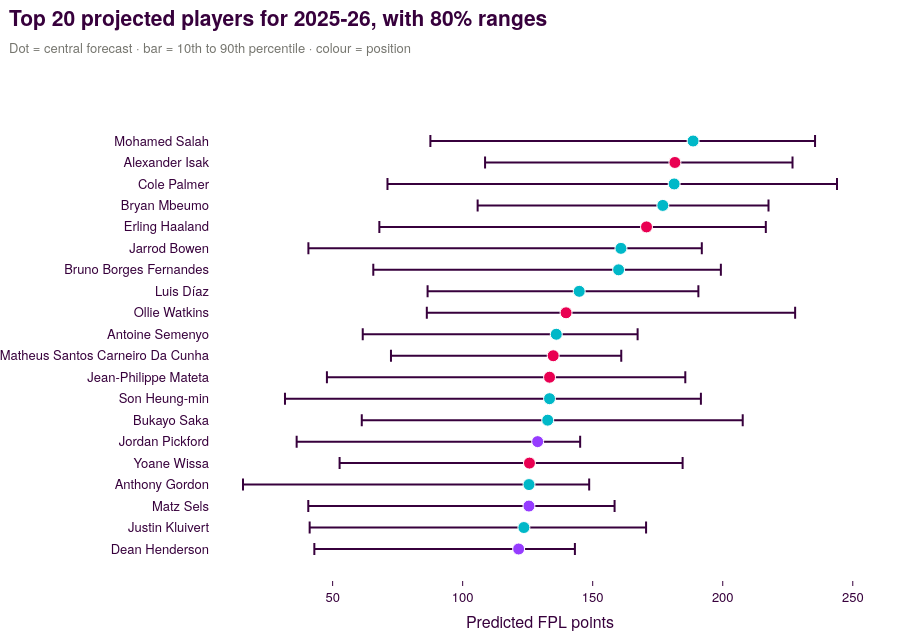

Notebook source saved alongside this figure:
### Markdown cell above
### 4.4 · Project 2025/26 points and pick the best XI

### Code cell
predicted_points_next = pd.DataFrame()
if points_holdout_model is not None:
    # Refit on every season, then project the season after the last one in the data
    points_final_model = make_points_pipeline()
    points_final_model.fit(player_lagged[points_feature_cols], player_lagged["total_points"])
    latest_players, projection_label = latest_season_as_features()
    latest_players["predicted_next_points"] = np.clip(points_final_model.predict(latest_players[points_feature_cols]), 0, None)
    # 80% range from the two quantile models, refitted on every season like the main model
    for q, col in [(0.1, "points_low"), (0.9, "points_high")]:
        model_q = make_points_pipeline(quantile=q).fit(player_lagged[points_feature_cols], player_lagged["total_points"])
        latest_players[col] = np.clip(model_q.predict(latest_players[points_feature_cols]), 0, None)
    latest_players["points_high"] = np.maximum(latest_players["points_high"], latest_players["points_low"])
    latest_players["points_range"] = (latest_players["points_low"].round().astype(int).astype(str) + "–"
                                      + latest_players["points_high"].round().astype(int).astype(str))
    predicted_points_next = latest_players.sort_values("predicted_next_points", ascending=False)

    print(f"Projected season: {projection_label} (features from {season_label(int(latest_year))} and earlier)")
    display(pl_table(predicted_points_next[["player", "position", "team", "total_points", "now_cost", "predicted_next_points", "points_range"]]
                     .head(10).rename(columns={"total_points": "2024/25 pts", "now_cost": "£m",
                                               "predicted_next_points": f"Predicted {projection_label} pts", "points_range": "80% range"}),
                     precision=1))

    # Range chart: the 20 highest projections, with their 80% ranges as error bars
    top20 = predicted_points_next.head(20).iloc[::-1]
    fig_ranges = go.Figure(go.Scatter(
        x=top20["predicted_next_points"], y=top20["player"], mode="markers",
        marker=dict(size=12, color=[POS_COLORS[p] for p in top20["position"]], line=dict(color="white", width=1)),
        error_x=dict(type="data", symmetric=False, array=top20["points_high"] - top20["predicted_next_points"],
                     arrayminus=top20["predicted_next_points"] - top20["points_low"], color=PL["purple"], thickness=2, width=6),
        customdata=top20[["team", "points_range"]].to_numpy(),
        hovertemplate="<b>%{y}</b> (%{customdata[0]})<br>Predicted %{x:.0f} pts · 80% range %{customdata[1]}<extra></extra>"))
    fig_ranges.update_layout(title=pl_title(f"Top 20 projected players for {projection_label}, with 80% ranges",
                                            "Dot = central forecast · bar = 10th to 90th percentile · colour = position"),
                             xaxis_title="Predicted FPL points", yaxis=dict(showgrid=False), height=640, margin=dict(l=210))
    fig_ranges.show()

### Figure 1 — Plotly figure (JSON) as saved in the notebook; plotly's stock layout.template omitted (floating-point values rounded to 4 significant figures)
{"data": [{"customdata": [["Crystal Palace", "43–143"], ["Bournemouth", "41–171"], ["Nott'm Forest", "41–158"], ["Newcastle", "16–149"], ["Brentford", "53–185"], ["Everton", "36–145"], ["Arsenal", "61–208"], ["Tottenham", "32–192"], ["Crystal Palace", "48–186"], ["Man United", "72–161"], ["Bournemouth", "62–167"], ["Aston Villa", "86–228"], ["Liverpool", "87–191"], ["Man United", "66–199"], ["West Ham", "41–192"], ["Man City", "68–217"], ["Man United", "106–218"], ["Chelsea", "71–244"], ["Newcastle", "109–227"], ["Liverpool", "88–235"]], "error_x": {"array": [21.63, 46.99, 32.93, 23.14, 58.89, 16.34, 74.98, 58.2, 52.19, 26.17, 31.28, 88.09, 45.82, 39.32, 31.1, 45.87, 40.63, 62.62, 45.22, 46.9], "arrayminus": [78.56, 82.37, 84.85, 110.0, 73.01, 92.67, 71.5, 101.7, 85.61, 62.38, 74.42, 53.54, 58.3, 94.33, 120.2, 102.7, 71.21, 110.2, 73.0, 101.0], "color": "#37003C", "symmetric": false, "thickness": 2, "type": "data", "width": 6}, "hovertemplate": "<b>%{y}</b> (%{customdata[0]})<br>Predicted %{x:.0f} pts · 80% range %{customdata[1]}<extra></extra>", "marker": {"color": ["#963CFF", "#00B8C8", "#963CFF", "#00B8C8", "#E90052", "#963CFF", "#00B8C8", "#00B8C8", "#E90052", "#E90052", "#00B8C8", "#E90052", "#00B8C8", "#00B8C8", "#00B8C8", "#E90052", "#00B8C8", "#00B8C8", "#E90052", "#00B8C8"], "line": {"color": "white", "width": 1}, "size": 12}, "mode": "markers", "type": "scatter", "x": [121.5, 123.5, 125.5, 125.5, 125.7, 128.8, 132.7, 133.4, 133.4, 134.8, 136.0, 139.8, 144.8, 160.0, 160.9, 170.7, 177.0, 181.3, 181.6, 188.6], "y": ["Dean Henderson", "Justin Kluivert", "Matz Sels", "Anthony Gordon", "Yoane Wissa", "Jordan Pickford", "Bukayo Saka", "Son Heung-min", "Jean-Philippe Mateta", "Matheus Santos Carneiro Da Cunha", "Antoine Semenyo", "Ollie Watkins", "Luis Díaz", "Bruno Borges Fernandes", "Jarrod Bowen", "Erling Haaland", "Bryan Mbeumo", "Cole Palmer", "Alexander Isak", "Mohamed Salah"]}], "layout": {"height": 640, "margin": {"l": 210}, "title": {"text": "<b>Top 20 projected players for 2025-26, with 80% ranges</b><br><span style='font-size:13px;color:#76766F'>Dot = central forecast · bar = 10th to 90th percentile · colour = position</span>"}, "xaxis": {"title": {"text": "Predicted FPL points"}}, "yaxis": {"showgrid": false}}}
